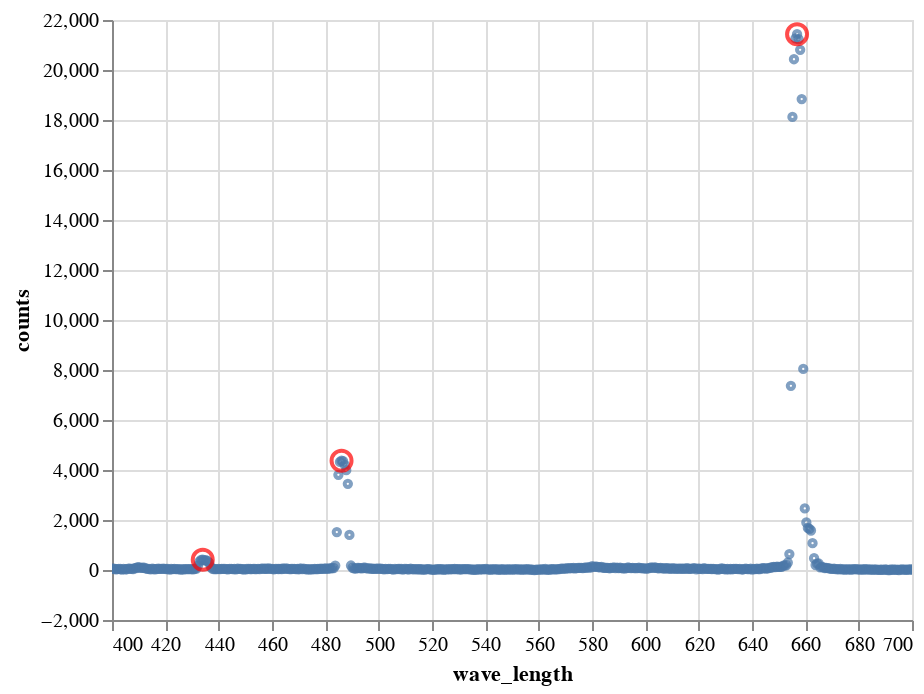

Notebook source saved alongside this figure:
### Markdown cell above
Interactive plot

### Code cell
name = 'hydrogen'
wave_length, counts, peaks = get_data(name)

spectrum = pd.DataFrame({
    'wave_length': wave_length,
    'counts': counts
})

graph = alt.Chart(spectrum).mark_point(size=10).encode(
    x=alt.X('wave_length', scale=alt.Scale(domain=[400, 700])),
    y=alt.Y('counts'),
    tooltip=['wave_length', 'counts']
).interactive();

callout = alt.Chart(spectrum.iloc[peaks]).mark_point(
    color='red', size=100, tooltip="Tooltip text here"
).encode(
    x='wave_length',
    y='counts'
);

graph + callout

### Figure 1 — Vega-Lite specification as saved in the notebook (floating-point values rounded to 4 significant figures; data arrays with more than 128 entries replaced by an {"elided": "..."} marker saying what was removed)
{"config": {"view": {"continuousWidth": 400, "continuousHeight": 300}}, "layer": [{"data": {"name": "data-96ffa73d29e60a2820ad85b0a10a7e71"}, "mark": {"type": "point", "size": 10}, "encoding": {"tooltip": [{"field": "wave_length", "type": "quantitative"}, {"field": "counts", "type": "quantitative"}], "x": {"field": "wave_length", "scale": {"domain": [400, 700]}, "type": "quantitative"}, "y": {"field": "counts", "type": "quantitative"}}, "selection": {"selector001": {"type": "interval", "bind": "scales", "encodings": ["x", "y"]}}}, {"data": {"name": "data-e642f0c338d9f4d0d9d841daad9004f2"}, "mark": {"type": "point", "color": "red", "size": 100, "tooltip": "Tooltip text here"}, "encoding": {"x": {"field": "wave_length", "type": "quantitative"}, "y": {"field": "counts", "type": "quantitative"}}}], "$schema": "https://vega.github.io/schema/vega-lite/v4.17.0.json", "datasets": {"data-96ffa73d29e60a2820ad85b0a10a7e71": {"elided": "1602 records"}, "data-e642f0c338d9f4d0d9d841daad9004f2": [{"wave_length": 434.0, "counts": 409.4}, {"wave_length": 486.1, "counts": 4370.0}, {"wave_length": 656.9, "counts": 21430.0}]}}
